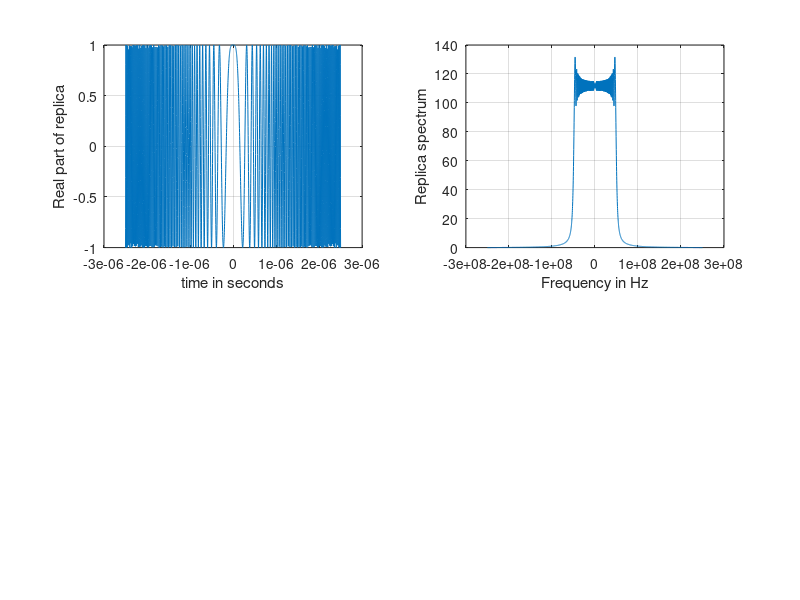
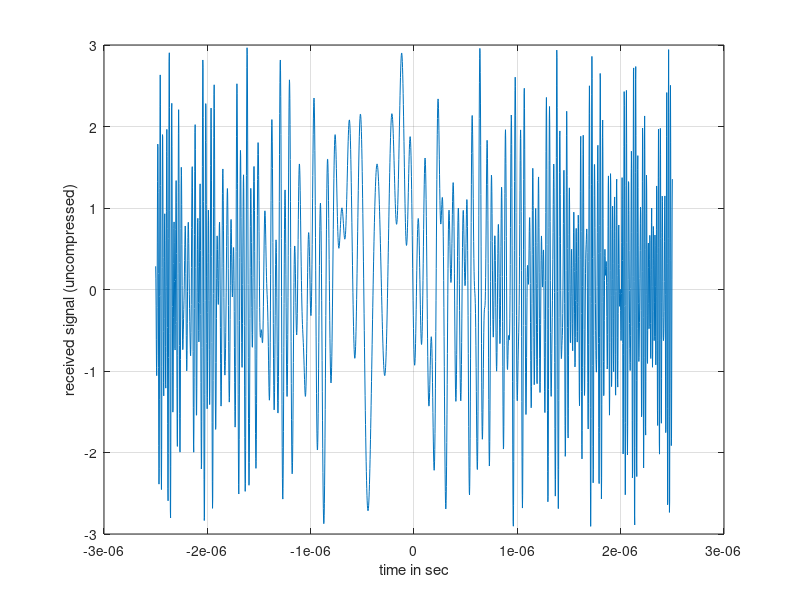
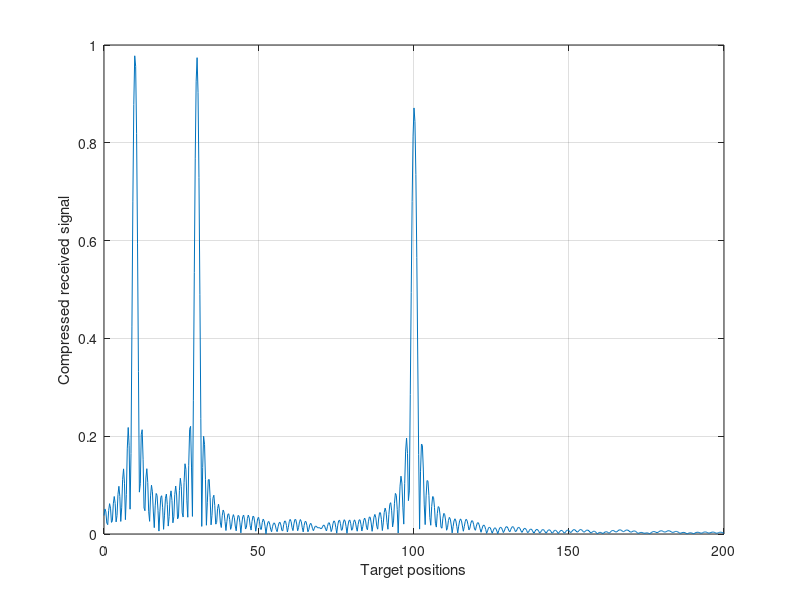

MATLAB code for these plots, in order:
%% This task is a part of Weather radar signal and data processing project.
% Author : Supriya Sudarshan 
% Implementing a Correlation processor for target detection
%%%%%%%%%%%%%%%%%%%%%%%%%%%%%%%%%%%%%%%%%%%%%%%%%%%%%%%%%%%%%

clc;
%--------------------------------
% declare constants and variables
%--------------------------------
c = 3e8;        %m/s   
B = 100e6;      %Hz
tau = 0.005e-3; %s
rw = 200;       %m

n = 5*B*tau; % number of scatters, N >= 2*B*tau!! 

%------------------------------
%simulate a replica and its plot
%------------------------------

t = linspace(-tau/2, tau/2, n);
replica = exp(1j * pi * (B/tau) * t.^2);

figure(1)
subplot(2,2,1)
plot(t, real(replica));
xlabel('time in seconds');
ylabel('Real part of replica');
grid

sampling_interval = 2*tau/n;
freq_limit = 1/sampling_interval;
freq = linspace(-freq_limit, freq_limit, n);
subplot(2,2,2)
plot(freq, fftshift(abs(fft(replica))));
xlabel('Frequency in Hz');
ylabel('Replica spectrum');
grid

%-------------------------------------------------
% simulate a received signal (y) considering 3 targets
% let the targets be at the range of [10,30,100]
%-------------------------------------------------

scat_range = [10,30,100];
num_scat = 3;

x(num_scat,1:n) = 0; % declare input signal and initialise
y(1:n) = 0;          % output signal is initialised

for k = 1:num_scat
    range = scat_range(k);
    x(k,:) = exp(1j * pi * (B/tau) .* (t + (2*range/c)).^2);
    y = y + x(k,:);
end
figure(2)
plot(t, real(y));
xlabel('time in sec');
ylabel('received signal (uncompressed)');
grid

%---------------------------------------------------
% perform pulse compression to detect the scatters
%---------------------------------------------------

out = xcorr(replica, y);
out = out./n; % normalise the output
figure(3)
Npoints = ceil((2*rw*n)/(tau*c));
dist = linspace(0,rw,Npoints);
plot(dist,abs(out(n:n+Npoints-1)));
xlabel('Target positions');
ylabel('Compressed received signal');
grid